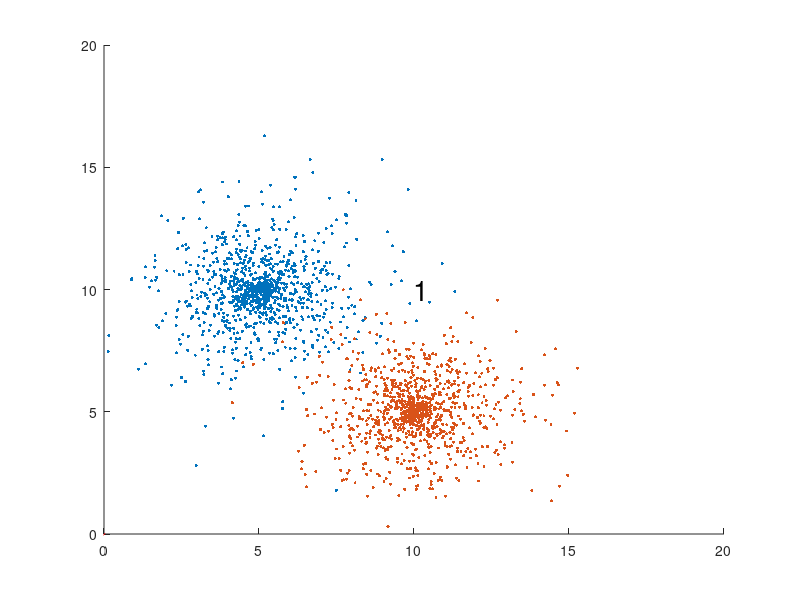

Source code (MATLAB): (Note: this script raises an error after producing the figure.)
close all;
clc;

r=normrnd(0,2,[2000,1]);
theta=2*pi*rand([2000,1]);
sampleSize=100;
delay=0.05;

p=zeros([2000,3]);
p(1001:2000,3)=1;

%First cluster centred on point (5,10)
p(1:1000)=5+r(1:1000).*cos(theta(1:1000));
p(1:1000,2)=10+r(1:1000).*sin(theta(1:1000));

%Second cluster centred on point (10,5)
p(1001:2000)=10+r(1001:2000).*cos(theta(1001:2000));
p(1001:2000,2)=5+r(1001:2000).*sin(theta(1001:2000));

% Select random points for training
sp=randi([1,2000],sampleSize,1);

% Set initial weights and bias
w1=0.5;
w2=0.5;
b=0;

%Training%

for i=1:25

    % Calculate the output based on the set weights and bias
    y=w1*p(sp(i),1)+w2*p(sp(i),2)+b;
    
    % Limit the output to 1 or 0 since this is a classification problem
    if y<0
        y=0;
    else
        y=1;
    end
    
    % Calcuate the error and update weights and bias based on the error
    e=p(sp(i),3)-y;
    
    % Perceptron update rule
    w1=w1+e*p(sp(i),1);
    w2=w2+e*p(sp(i),2);
    b=b+e;
    
    pause(delay);
    clf;
    
    % Draw a line seperating the clusters based on the weights and bias
    input=linspace(0,20);
    output=(-b-(w1*input))/w2;
    
    hold on;
    xlim([0 20])
    ylim([0 20])
    text(10,10,int2str(i),'FontSize',20)
    scatter(p(1:1000),p(1:1000,2),5,'filled','blue')
    scatter(p(1001:2000),p(1001:2000,2),5,'filled','black')
    plot(input,output,'red','LineWidth',2)

    % Save plots in a Gif
    frame = getframe(1);
    im = frame2im(frame);
    [imind,cm] = rgb2ind(im,256);
    if i == 1
        imwrite(imind,cm,"perceptron.gif",'gif', 'Loopcount',inf);
    else
        imwrite(imind,cm,"perceptron.gif",'gif','WriteMode','append');
    end
    
end
